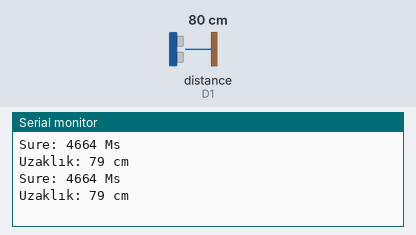
This sketch was run on a simulated ESP8266 (NodeMCU). Shown: the last lines printed to the serial monitor. Wiring (inferred from the names in the program): ultrasonic range finder: trigger D0; echo D1. The inputs (shaded band) are chosen by the test bench; at power-on: distance to the obstacle (sensor on D1) 80 cm. The echo pulse lasts 58.3 µs per cm.

Above: at 1.8 s.
1.9 s: distance to the obstacle (sensor on D1) set to 2 cm
At 2.8 s:
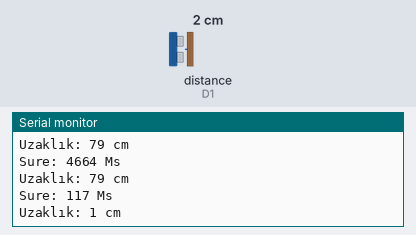
3.4 s: distance to the obstacle (sensor on D1) set to 4 cm
At 4.6 s:
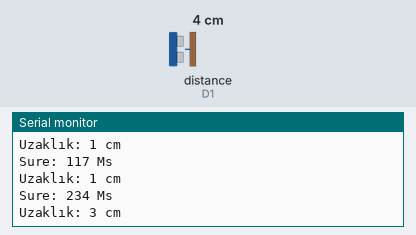
Timing chart, 0 to 6.4 s (numbered marks = the images above; inputs shaded):
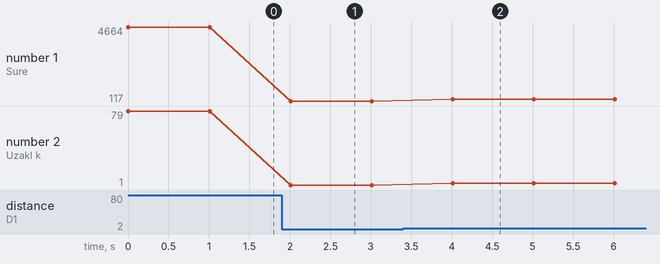

Measured:
- after the input at 1.9 s, the serial monitor: prints a new line after 0.11 s (image 1)
- after the input at 3.4 s, the serial monitor: prints a new line after 0.61 s (image 2)
- plotted number 1: 4664 → 117 after the input at 1.9 s, 117 → 234 after the input at 3.4 s
- plotted number 2: 79 → 1 after the input at 1.9 s, 1 → 3 after the input at 3.4 s

The sketch:

3.1.2_mesafe.ino
```cpp
//Bu kod mesafe olcup ekrana yazmaktadır,
//Sizler bu koda ek olarak bir buzzer ekleyin ve 10cm altında buzzer ötsün

#define trig_pin D0   //ultrasonik sensör trigger pin bağlantısı
#define echo_pin D1   //ultrasonik sensör echo pin bağlantısı

long sure;
long uzaklik;

void setup() {

  Serial.begin(115200);         //serial monitör üzerinde uzaklık değerini görmek için

  pinMode(trig_pin, OUTPUT);    //ultrasonik sensör trigger pinini çıkış olarak ayarlıyoruz
  pinMode(echo_pin, INPUT);     //ultrasonik sensör echo pinini giriş olarak ayarlıyoruz

}

void loop() {

  digitalWrite(trig_pin, LOW);
  delayMicroseconds(5);
  digitalWrite(trig_pin, HIGH);
  delayMicroseconds(10);
  digitalWrite(trig_pin, LOW);

  sure = pulseIn(echo_pin, HIGH);

  uzaklik = sure * 0.034 / 2;


  Serial.print("Sure: ");
  Serial.print(sure);
  Serial.println(" Ms");

  if (uzaklik < 400) {

    Serial.print("Uzaklık: ");            //uzaklık değeri serial monitör ekranına yazdırılıyor.
    Serial.print(uzaklik);
    Serial.println(" cm");
  } else {
    Serial.println("Mesafe ölçülemiyor!");
  }
  delay(1000);
}
```
